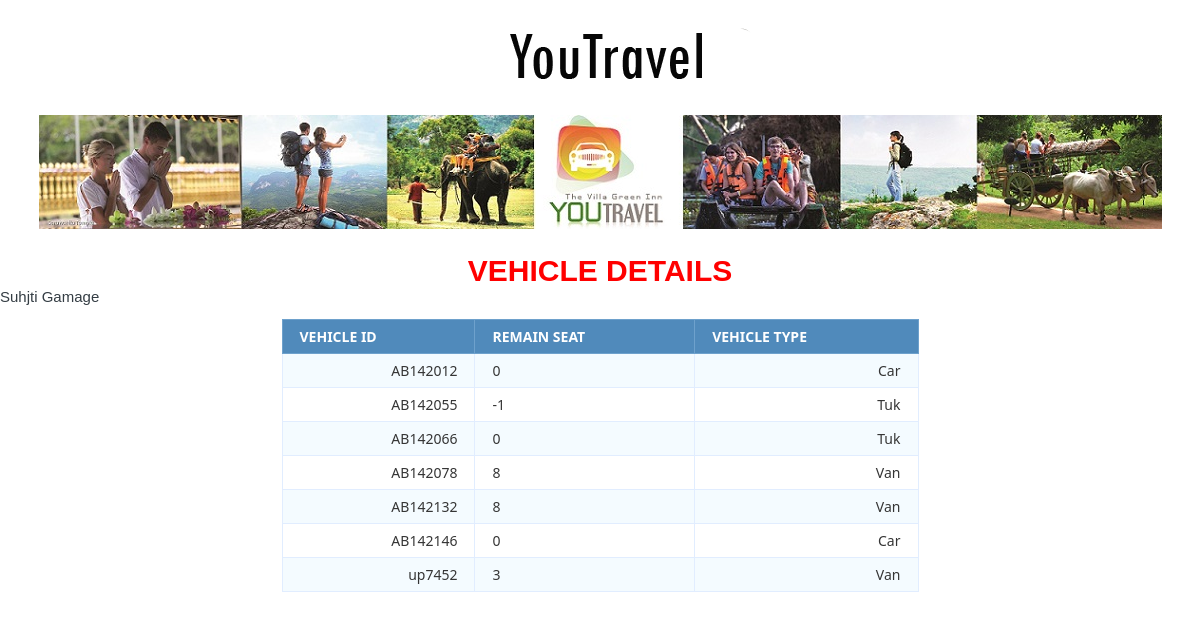
Page /youTravel/vehicalDetails.php on the committed database.
### tables this page shows
CREATE TABLE `vehical` (
  `vehical_id` varchar(50) NOT NULL,
  `numofRseat` int(5) DEFAULT NULL,
  `vehicaltype` varchar(50) DEFAULT NULL
);

### youTravel/vehicalDetails.php (the view, shortened to what this page needs)
<html>
<head>
</head>
</head>
<div class="container">
 <div class="container clearfix" >
    <div class="row">
          <div class="span12">
        <div class="navbar navbar_">
              <div class="container">
            <h1 class="brand brand_"><a href=""><img alt=""    src="img/logo.png"> </a></h1>
             <h1 class="brand brand_"><a ><img alt="" src="img/InARow.jpg"> </a></h1>
          </div>
           <h1><font color="red">Vehicle Details</font></h1> </div>
      </div>
        </div>
  </div>
</html>
<?php
$db_host = 'localhost';
$db_user = 'root';
$db_pass = '';
$db_name = 'project';
$conn = mysqli_connect($db_host, $db_user, $db_pass, $db_name);
$sql = 'SELECT *
		FROM Vehical';
$query = mysqli_query($conn, $sql);
?>
<html>
<head>
</head>
<body>
	<table class="data-table">
		<thead>
			<tr>
				<th>Vehicle ID</th>
				<th>Remain Seat</th>
				<th>Vehicle Type</th>
			</tr>
		</thead>
		<tbody>
		<?php
		while ($row = mysqli_fetch_array($query))
		{
			echo '<tr>
					<td>'.$row['vehical_id'].'</td>
					<td>'.$row['numofRseat'].'</td>
					<td>'.$row['vehicaltype'].'</td>
				</tr>';
		}?>
		</tbody>
	</table>
</body>
</html>

### youTravel/vehicalDetails.php (style rules this page uses)
body { font-size: 15px; color: #343d44; font-family: "segoe-ui", "open-sans", tahoma, arial; padding: 0; margin: 0; }
table { margin: auto; font-family: "Lucida Sans Unicode", "Lucida Grande", "Segoe Ui"; font-size: 16px; text-align:left; }
h1 { margin: 25px auto 0; text-align: center; text-transform: uppercase; font-size: 30px; }
table td { transition: all .5s; text-align:left; }
.data-table { border-collapse: collapse; font-size: 14px; min-width: 637px; }
.data-table th, .data-table td { border: 1px solid #e1edff; padding: 7px 17px; }
.data-table thead th { background-color: #508abb; color: #FFFFFF; border-color: #6ea1cc !important; text-transform: uppercase; text-align:left; }
.data-table tbody td { color: #353535; }
.data-table tbody td:first-child, .data-table tbody td:nth-child(4), .data-table tbody td:last-child { text-align: right; }
.data-table tbody tr:nth-child(odd) td { background-color: #f4fbff; }

### rows in the picture
vehical: vehical_id "AB142012", numofRseat "0", vehicaltype "Car"
vehical: vehical_id "AB142055", numofRseat "-1", vehicaltype "Tuk"
vehical: vehical_id "AB142066", numofRseat "0", vehicaltype "Tuk"
vehical: vehical_id "AB142078", numofRseat "8", vehicaltype "Van"
vehical: vehical_id "AB142132", numofRseat "8", vehicaltype "Van"
vehical: vehical_id "AB142146", numofRseat "0", vehicaltype "Car"
vehical: vehical_id "up7452", numofRseat "3", vehicaltype "Van"
